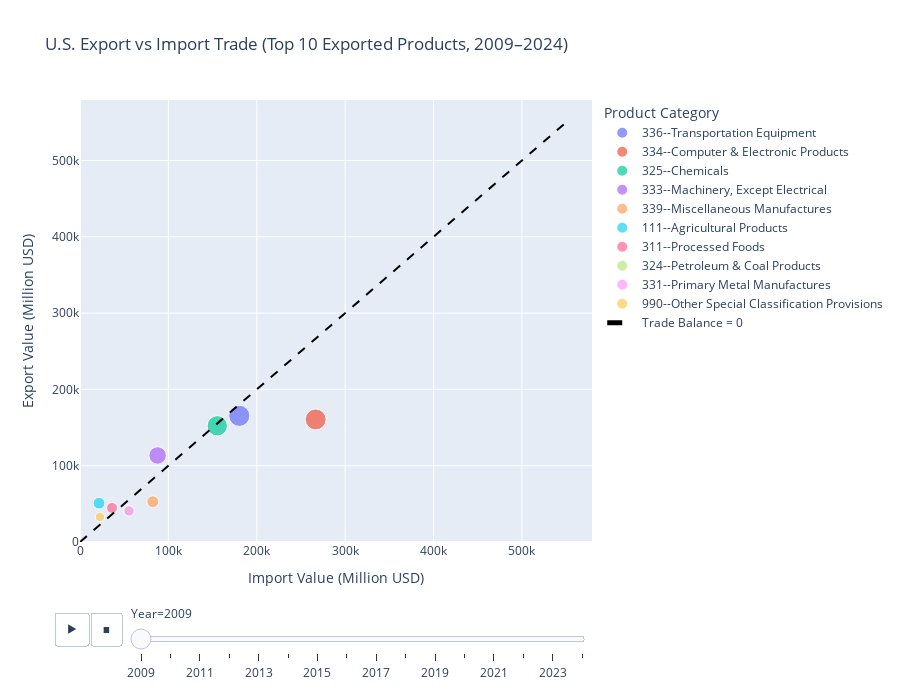

Here is the notebook cell this chart was saved with:
### Markdown cell above
# U.S. Export vs Import Trade (Top 10 Exported Products, 2009–2024)

### Code cell
# Merge & compute ranks
merged = pd.merge(export_long, import_long, on=["Product", "Year"])
merged["Is_All_Merchandise"] = merged["Product"].str.contains("All Merchandise")

# Select top 10 export products per year (excluding All Merchandise)
ranked = merged[~merged["Is_All_Merchandise"]].copy()
ranked["Rank"] = ranked.groupby("Year")["Export"].rank(method="first", ascending=False)

# Select top 10 per year
top_products = ranked.groupby("Year").apply(lambda g: g.nsmallest(10, "Rank")).reset_index(drop=True)

# Bubble size based on export value (scale down if needed)
top_products["Size"] = top_products["Export"] / 1000  # You can adjust divisor to scale

#  Animated Scatter Plot
fig = px.scatter(
    top_products,
    x="Import",
    y="Export",
    color="Product",
    animation_frame="Year",
    size="Size",
    hover_name="Product",
    hover_data={"Rank": True, "Export": True, "Import": True},
    title="U.S. Export vs Import Trade (Top 10 Exported Products, 2009–2024)"
)

# Add 45° trade balance line
max_val = max(top_products["Export"].max(), top_products["Import"].max())
fig.add_trace(go.Scatter(
    x=[0, max_val],
    y=[0, max_val],
    mode='lines',
    line=dict(color='black', dash='dash'),
    name='Trade Balance = 0'
))

# Layout
fig.update_layout(
    xaxis_title="Import Value (Million USD)",
    yaxis_title="Export Value (Million USD)",
    legend_title="Product Category",
    xaxis=dict(range=[0, max_val * 1.05]),
    yaxis=dict(range=[0, max_val * 1.05]),
    height=700
)

fig.show()
fig.write_html("../img/top10_trade_bubble.html")

### Figure 1 — Plotly figure (JSON) as saved in the notebook; plotly's stock layout.template omitted (floating-point values rounded to 4 significant figures)
{"data": [{"customdata": [[1.0]], "hovertemplate": "<b>%{hovertext}</b><br><br>Product=336--Transportation Equipment<br>Year=2009<br>Import=%{x}<br>Export=%{y}<br>Size=%{marker.size}<br>Rank=%{customdata[0]}<extra></extra>", "hovertext": ["336--Transportation Equipment"], "legendgroup": "336--Transportation Equipment", "marker": {"color": "#636efa", "size": [165.4], "sizemode": "area", "sizeref": 0.7372, "symbol": "circle"}, "mode": "markers", "name": "336--Transportation Equipment", "orientation": "v", "showlegend": true, "type": "scatter", "x": [180200.0], "xaxis": "x", "y": [165400.0], "yaxis": "y"}, {"customdata": [[2.0]], "hovertemplate": "<b>%{hovertext}</b><br><br>Product=334--Computer & Electronic Products<br>Year=2009<br>Import=%{x}<br>Export=%{y}<br>Size=%{marker.size}<br>Rank=%{customdata[0]}<extra></extra>", "hovertext": ["334--Computer & Electronic Products"], "legendgroup": "334--Computer & Electronic Products", "marker": {"color": "#EF553B", "size": [160.6], "sizemode": "area", "sizeref": 0.7372, "symbol": "circle"}, "mode": "markers", "name": "334--Computer & Electronic Products", "orientation": "v", "showlegend": true, "type": "scatter", "x": [266600.0], "xaxis": "x", "y": [160600.0], "yaxis": "y"}, {"customdata": [[3.0]], "hovertemplate": "<b>%{hovertext}</b><br><br>Product=325--Chemicals<br>Year=2009<br>Import=%{x}<br>Export=%{y}<br>Size=%{marker.size}<br>Rank=%{customdata[0]}<extra></extra>", "hovertext": ["325--Chemicals"], "legendgroup": "325--Chemicals", "marker": {"color": "#00cc96", "size": [152.3], "sizemode": "area", "sizeref": 0.7372, "symbol": "circle"}, "mode": "markers", "name": "325--Chemicals", "orientation": "v", "showlegend": true, "type": "scatter", "x": [155300.0], "xaxis": "x", "y": [152300.0], "yaxis": "y"}, {"customdata": [[4.0]], "hovertemplate": "<b>%{hovertext}</b><br><br>Product=333--Machinery, Except Electrical<br>Year=2009<br>Import=%{x}<br>Export=%{y}<br>Size=%{marker.size}<br>Rank=%{customdata[0]}<extra></extra>", "hovertext": ["333--Machinery, Except Electrical"], "legendgroup": "333--Machinery, Except Electrical", "marker": {"color": "#ab63fa", "size": [113.4], "sizemode": "area", "sizeref": 0.7372, "symbol": "circle"}, "mode": "markers", "name": "333--Machinery, Except Electrical", "orientation": "v", "showlegend": true, "type": "scatter", "x": [87820.0], "xaxis": "x", "y": [113400.0], "yaxis": "y"}, {"customdata": [[5.0]], "hovertemplate": "<b>%{hovertext}</b><br><br>Product=339--Miscellaneous Manufactures<br>Year=2009<br>Import=%{x}<br>Export=%{y}<br>Size=%{marker.size}<br>Rank=%{customdata[0]}<extra></extra>", "hovertext": ["339--Miscellaneous Manufactures"], "legendgroup": "339--Miscellaneous Manufactures", "marker": {"color": "#FFA15A", "size": [52.74], "sizemode": "area", "sizeref": 0.7372, "symbol": "circle"}, "mode": "markers", "name": "339--Miscellaneous Manufactures", "orientation": "v", "showlegend": true, "type": "scatter", "x": [82340.0], "xaxis": "x", "y": [52740.0], "yaxis": "y"}, {"customdata": [[6.0]], "hovertemplate": "<b>%{hovertext}</b><br><br>Product=111--Agricultural Products<br>Year=2009<br>Import=%{x}<br>Export=%{y}<br>Size=%{marker.size}<br>Rank=%{customdata[0]}<extra></extra>", "hovertext": ["111--Agricultural Products"], "legendgroup": "111--Agricultural Products", "marker": {"color": "#19d3f3", "size": [50.83], "sizemode": "area", "sizeref": 0.7372, "symbol": "circle"}, "mode": "markers", "name": "111--Agricultural Products", "orientation": "v", "showlegend": true, "type": "scatter", "x": [21500.0], "xaxis": "x", "y": [50830.0], "yaxis": "y"}, {"customdata": [[7.0]], "hovertemplate": "<b>%{hovertext}</b><br><br>Product=311--Processed Foods<br>Year=2009<br>Import=%{x}<br>Export=%{y}<br>Size=%{marker.size}<br>Rank=%{customdata[0]}<extra></extra>", "hovertext": ["311--Processed Foods"], "legendgroup": "311--Processed Foods", "marker": {"color": "#FF6692", "size": [44.68], "sizemode": "area", "sizeref": 0.7372, "symbol": "circle"}, "mode": "markers", "name": "311--Processed Foods", "orientation": "v", "showlegend": true, "type": "scatter", "x": [36230.0], "xaxis": "x", "y": [44680.0], "yaxis": "y"}, {"customdata": [[8.0]], "hovertemplate": "<b>%{hovertext}</b><br><br>Product=324--Petroleum & Coal Products<br>Year=2009<br>Import=%{x}<br>Export=%{y}<br>Size=%{marker.size}<br>Rank=%{customdata[0]}<extra></extra>", "hovertext": ["324--Petroleum & Coal Products"], "legendgroup": "324--Petroleum & Coal Products", "marker": {"color": "#B6E880", "size": [41.59], "sizemode": "area", "sizeref": 0.7372, "symbol": "circle"}, "mode": "markers", "name": "324--Petroleum & Coal Products", "orientation": "v", "showlegend": true, "type": "scatter", "x": [54680.0], "xaxis": "x", "y": [41600.0], "yaxis": "y"}, {"customdata": [[9.0]], "hovertemplate": "<b>%{hovertext}</b><br><br>Product=331--Primary Metal Manufactures<br>Year=2009<br>Import=%{x}<br>Export=%{y}<br>Size=%{marker.size}<br>Rank=%{customdata[0]}<extra></extra>", "hovertext": ["331--Primary Metal Manufactures"], "legendgroup": "331--Primary Metal Manufactures", "marker": {"color": "#FF97FF", "size": [40.66], "sizemode": "area", "sizeref": 0.7372, "symbol": "circle"}, "mode": "markers", "name": "331--Primary Metal Manufactures", "orientation": "v", "showlegend": true, "type": "scatter", "x": [55580.0], "xaxis": "x", "y": [40660.0], "yaxis": "y"}, {"customdata": [[10.0]], "hovertemplate": "<b>%{hovertext}</b><br><br>Product=990--Other Special Classification Provisions<br>Year=2009<br>Import=%{x}<br>Export=%{y}<br>Size=%{marker.size}<br>Rank=%{customdata[0]}<extra></extra>", "hovertext": ["990--Other Special Classification Provisions"], "legendgroup": "990--Other Special Classification Provisions", "marker": {"color": "#FECB52", "size": [32.78], "sizemode": "area", "sizeref": 0.7372, "symbol": "circle"}, "mode": "markers", "name": "990--Other Special Classification Provisions", "orientation": "v", "showlegend": true, "type": "scatter", "x": [22550.0], "xaxis": "x", "y": [32780.0], "yaxis": "y"}, {"line": {"color": "black", "dash": "dash"}, "mode": "lines", "name": "Trade Balance = 0", "type": "scatter", "x": [0, 551708], "y": [0, 551708]}], "layout": {"height": 700, "legend": {"itemsizing": "constant", "title": {"text": "Product Category"}, "tracegroupgap": 0}, "sliders": [{"active": 0, "currentvalue": {"prefix": "Year="}, "len": 0.9, "pad": {"b": 10, "t": 60}, "steps": [{"args": [["2009"], {"frame": {"duration": 0, "redraw": false}, "fromcurrent": true, "mode": "immediate", "transition": {"duration": 0, "easing": "linear"}}], "label": "2009", "method": "animate"}, {"args": [["2010"], {"frame": {"duration": 0, "redraw": false}, "fromcurrent": true, "mode": "immediate", "transition": {"duration": 0, "easing": "linear"}}], "label": "2010", "method": "animate"}, {"args": [["2011"], {"frame": {"duration": 0, "redraw": false}, "fromcurrent": true, "mode": "immediate", "transition": {"duration": 0, "easing": "linear"}}], "label": "2011", "method": "animate"}, {"args": [["2012"], {"frame": {"duration": 0, "redraw": false}, "fromcurrent": true, "mode": "immediate", "transition": {"duration": 0, "easing": "linear"}}], "label": "2012", "method": "animate"}, {"args": [["2013"], {"frame": {"duration": 0, "redraw": false}, "fromcurrent": true, "mode": "immediate", "transition": {"duration": 0, "easing": "linear"}}], "label": "2013", "method": "animate"}, {"args": [["2014"], {"frame": {"duration": 0, "redraw": false}, "fromcurrent": true, "mode": "immediate", "transition": {"duration": 0, "easing": "linear"}}], "label": "2014", "method": "animate"}, {"args": [["2015"], {"frame": {"duration": 0, "redraw": false}, "fromcurrent": true, "mode": "immediate", "transition": {"duration": 0, "easing": "linear"}}], "label": "2015", "method": "animate"}, {"args": [["2016"], {"frame": {"duration": 0, "redraw": false}, "fromcurrent": true, "mode": "immediate", "transition": {"duration": 0, "easing": "linear"}}], "label": "2016", "method": "animate"}, {"args": [["2017"], {"frame": {"duration": 0, "redraw": false}, "fromcurrent": true, "mode": "immediate", "transition": {"duration": 0, "easing": "linear"}}], "label": "2017", "method": "animate"}, {"args": [["2018"], {"frame": {"duration": 0, "redraw": false}, "fromcurrent": true, "mode": "immediate", "transition": {"duration": 0, "easing": "linear"}}], "label": "2018", "method": "animate"}, {"args": [["2019"], {"frame": {"duration": 0, "redraw": false}, "fromcurrent": true, "mode": "immediate", "transition": {"duration": 0, "easing": "linear"}}], "label": "2019", "method": "animate"}, {"args": [["2020"], {"frame": {"duration": 0, "redraw": false}, "fromcurrent": true, "mode": "immediate", "transition": {"duration": 0, "easing": "linear"}}], "label": "2020", "method": "animate"}, {"args": [["2021"], {"frame": {"duration": 0, "redraw": false}, "fromcurrent": true, "mode": "immediate", "transition": {"duration": 0, "easing": "linear"}}], "label": "2021", "method": "animate"}, {"args": [["2022"], {"frame": {"duration": 0, "redraw": false}, "fromcurrent": true, "mode": "immediate", "transition": {"duration": 0, "easing": "linear"}}], "label": "2022", "method": "animate"}, {"args": [["2023"], {"frame": {"duration": 0, "redraw": false}, "fromcurrent": true, "mode": "immediate", "transition": {"duration": 0, "easing": "linear"}}], "label": "2023", "method": "animate"}, {"args": [["2024"], {"frame": {"duration": 0, "redraw": false}, "fromcurrent": true, "mode": "immediate", "transition": {"duration": 0, "easing": "linear"}}], "label": "2024", "method": "animate"}], "x": 0.1, "xanchor": "left", "y": 0, "yanchor": "top"}], "title": {"text": "U.S. Export vs Import Trade (Top 10 Exported Products, 2009–2024)"}, "updatemenus": [{"buttons": [{"args": [null, {"frame": {"duration": 500, "redraw": false}, "fromcurrent": true, "mode": "immediate", "transition": {"duration": 500, "easing": "linear"}}], "label": "&#9654;", "method": "animate"}, {"args": [[null], {"frame": {"duration": 0, "redraw": false}, "fromcurrent": true, "mode": "immediate", "transition": {"duration": 0, "easing": "linear"}}], "label": "&#9724;", "method": "animate"}], "direction": "left", "pad": {"r": 10, "t": 70}, "showactive": false, "type": "buttons", "x": 0.1, "xanchor": "right", "y": 0, "yanchor": "top"}], "xaxis": {"anchor": "y", "domain": [0, 1], "range": [0, 579300.0], "title": {"text": "Import Value (Million USD)"}}, "yaxis": {"anchor": "x", "domain": [0, 1], "range": [0, 579300.0], "title": {"text": "Export Value (Million USD)"}}}}
